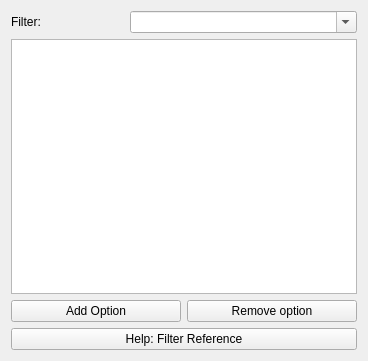
<?xml version="1.0" encoding="UTF-8"?>
<ui version="4.0">
 <class>FilterInstanceEditor</class>
 <widget class="QWidget" name="FilterInstanceEditor">
  <property name="geometry">
   <rect>
    <x>0</x>
    <y>0</y>
    <width>368</width>
    <height>361</height>
   </rect>
  </property>
  <property name="windowTitle">
   <string>Form</string>
  </property>
  <layout class="QGridLayout" name="gridLayout">
   <item row="0" column="0" colspan="2">
    <layout class="QHBoxLayout" name="horizontalLayout">
     <item>
      <widget class="QLabel" name="label">
       <property name="sizePolicy">
        <sizepolicy hsizetype="Preferred" vsizetype="Preferred">
         <horstretch>1</horstretch>
         <verstretch>0</verstretch>
        </sizepolicy>
       </property>
       <property name="text">
        <string>Filter:</string>
       </property>
      </widget>
     </item>
     <item>
      <widget class="QComboBox" name="cbxFilter">
       <property name="sizePolicy">
        <sizepolicy hsizetype="Preferred" vsizetype="Fixed">
         <horstretch>2</horstretch>
         <verstretch>0</verstretch>
        </sizepolicy>
       </property>
       <property name="editable">
        <bool>true</bool>
       </property>
       <property name="insertPolicy">
        <enum>QComboBox::NoInsert</enum>
       </property>
      </widget>
     </item>
    </layout>
   </item>
   <item row="5" column="0" colspan="2">
    <widget class="QPushButton" name="btnFilterHelp">
     <property name="text">
      <string>Help: Filter Reference</string>
     </property>
    </widget>
   </item>
   <item row="4" column="0">
    <widget class="QPushButton" name="btnAddOption">
     <property name="text">
      <string>Add Option</string>
     </property>
    </widget>
   </item>
   <item row="4" column="1">
    <widget class="QPushButton" name="btnRemoveOption">
     <property name="text">
      <string>Remove option</string>
     </property>
    </widget>
   </item>
   <item row="3" column="0" colspan="2">
    <widget class="QTreeView" name="lstOptions">
     <property name="sizePolicy">
      <sizepolicy hsizetype="Preferred" vsizetype="Expanding">
       <horstretch>0</horstretch>
       <verstretch>0</verstretch>
      </sizepolicy>
     </property>
     <property name="verticalScrollMode">
      <enum>QAbstractItemView::ScrollPerPixel</enum>
     </property>
     <property name="horizontalScrollMode">
      <enum>QAbstractItemView::ScrollPerPixel</enum>
     </property>
     <property name="indentation">
      <number>0</number>
     </property>
     <property name="itemsExpandable">
      <bool>false</bool>
     </property>
     <property name="allColumnsShowFocus">
      <bool>true</bool>
     </property>
    </widget>
   </item>
  </layout>
 </widget>
 <resources/>
 <connections/>
</ui>
